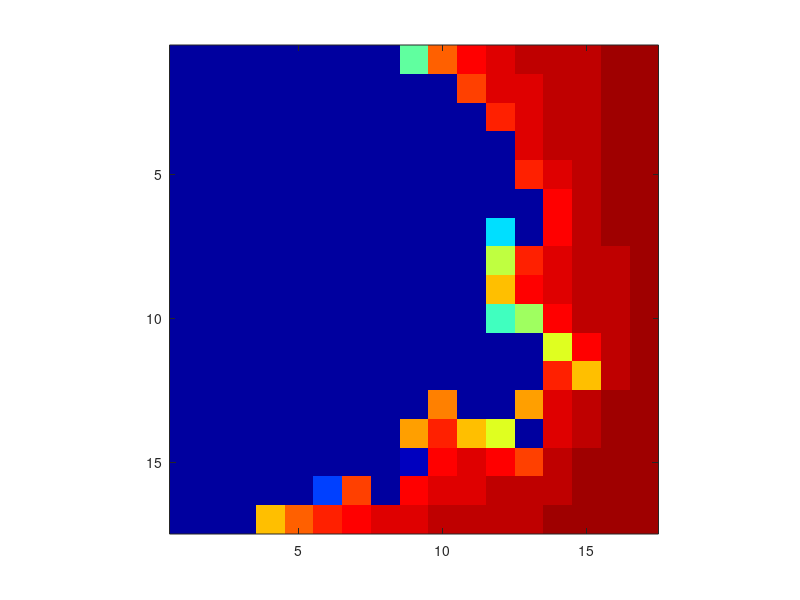

Source code (MATLAB):
%% define step-size
step_size = 0.05;
%% Define the region.
x = 0: step_size: 0.8;
y = x';
%% Create the two-dimensional complex grid
n = length(x);
e = ones(n,1);
z0 = x(e,:) + 1i*y(:,e);
%% You can also do the same thing with meshgrid.
%[X,Y] = meshgrid(x,y);
%z0 = X + 1i*Y;
%% Initialize the iterates and counts arrays.
z = zeros(n,n);
c = zeros(n,n);
%% Mandelbrot iteration.
depth = 32;
for k = 1:depth
    z = z.^3 + z0;
    c(abs(z) < 2) = k;
end
%% Image creaqtion from c
c
image(c)
axis image
%% Colors
colormap(flipud(jet(depth)))